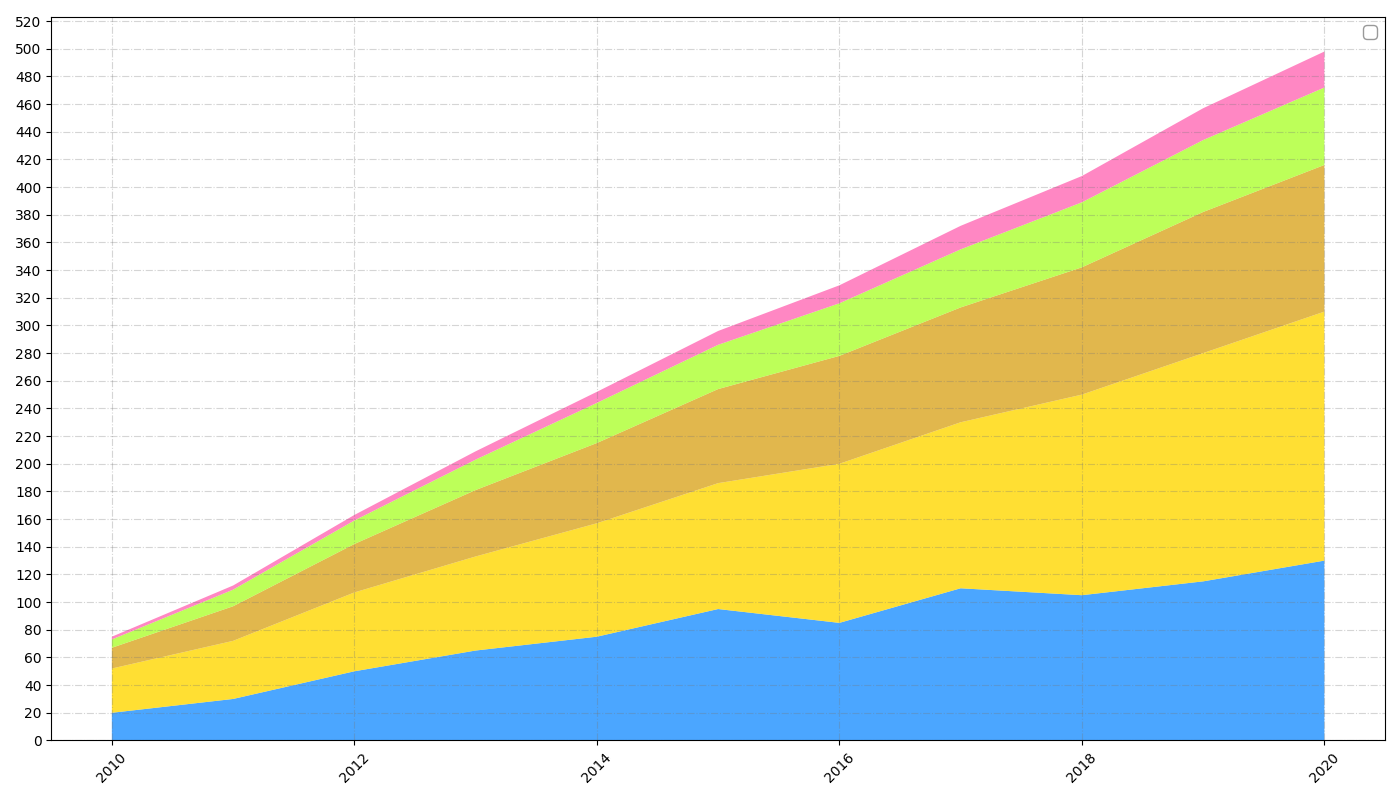

Generate this figure with Python:
import matplotlib.pyplot as plt
import numpy as np

years = np.arange(2010, 2021)
age_18_24 = np.array([20, 30, 50, 65, 75, 95, 85, 110, 105, 115, 130])
age_25_34 = np.array([32, 42, 57, 68, 82, 91, 115, 120, 145, 165, 180])
age_35_44 = np.array([15, 25, 35, 48, 58, 68, 78, 83, 92, 102, 106])
age_45_54 = np.array([6, 12, 17, 22, 29, 32, 38, 42, 47, 52, 56])
age_55_plus = np.array([2, 3, 4, 6, 8, 10, 13, 17, 19, 23, 26])

fig, ax = plt.subplots(figsize=(14, 8))
ax.stackplot(years, age_18_24, age_25_34, age_35_44, age_45_54, age_55_plus,
             colors=['#1E90FF', '#FFD700', '#DAA520', '#ADFF2F', '#FF69B4'], alpha=0.8)

# Removed textual elements
ax.legend(loc='upper right', fontsize=12, frameon=True, edgecolor='grey')
ax.grid(True, linestyle='-.', alpha=0.3, color='#777777')
ax.yaxis.set_major_locator(plt.MultipleLocator(20))
plt.xticks(rotation=45)
plt.tight_layout()
plt.show()
